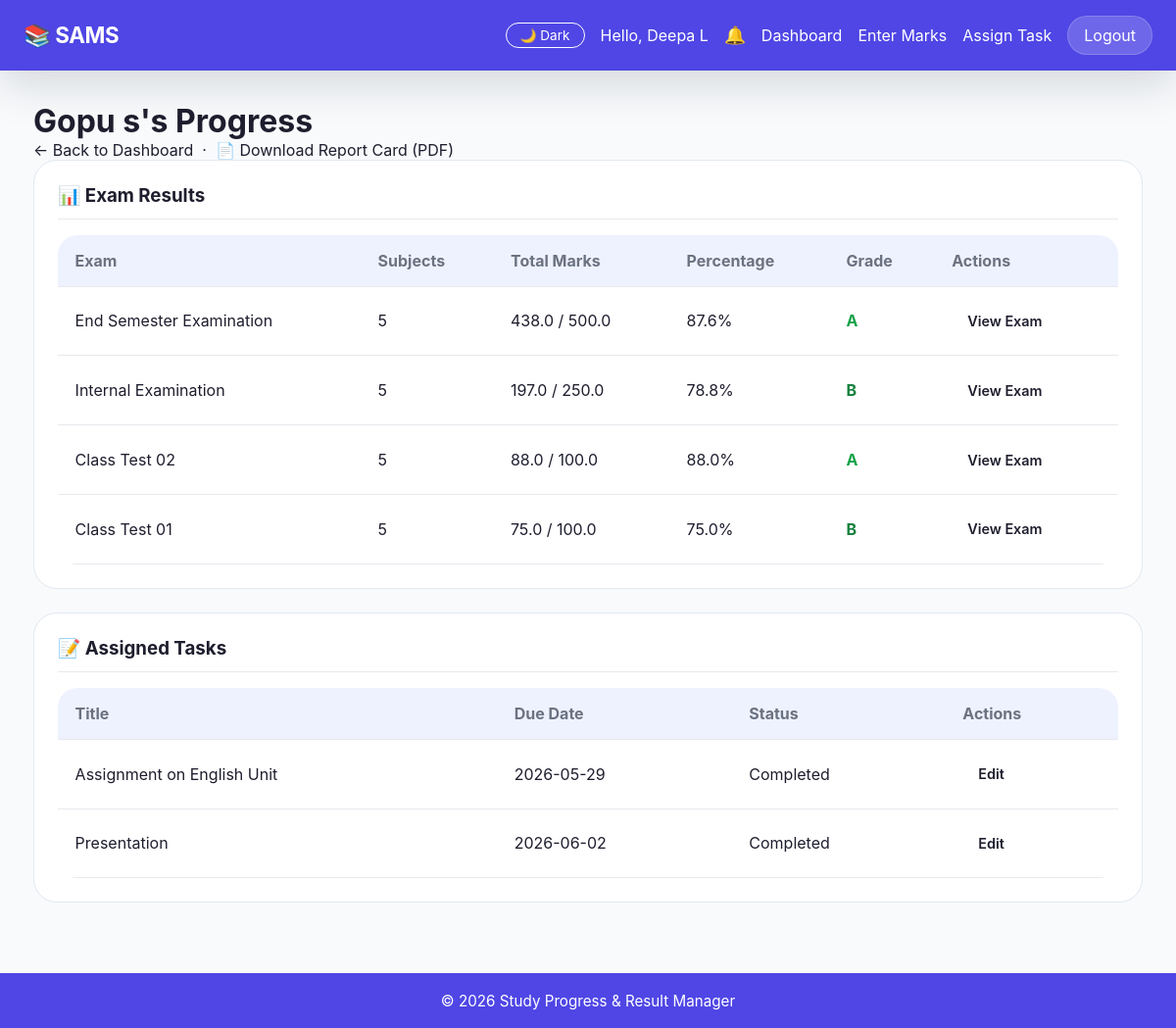
Screenshot of /teacher/student-progress/1 (signed in) with the database file from the repository.
### tables this page shows
CREATE TABLE "users" (
                id INTEGER PRIMARY KEY AUTOINCREMENT,
                username TEXT UNIQUE NOT NULL,
                password TEXT NOT NULL,
                role TEXT NOT NULL CHECK(role IN ('teacher', 'student', 'admin')),
                full_name TEXT NOT NULL,
                status TEXT NOT NULL CHECK(status IN ('pending', 'active', 'blocked')) DEFAULT 'pending',
                department TEXT,
                created_at TIMESTAMP DEFAULT CURRENT_TIMESTAMP
            , theme VARCHAR(10) DEFAULT 'light');

CREATE TABLE tasks (
            id INTEGER PRIMARY KEY AUTOINCREMENT,
            student_id INTEGER NOT NULL,
            teacher_id INTEGER NOT NULL,
            title TEXT NOT NULL,
            description TEXT,
            due_date DATE,
            is_completed INTEGER DEFAULT 0,
            created_at TIMESTAMP DEFAULT CURRENT_TIMESTAMP,
            FOREIGN KEY (student_id) REFERENCES users(id),
            FOREIGN KEY (teacher_id) REFERENCES users(id)
        );

### app.py (the view)
@app.route('/teacher/student-progress/<int:student_id>')
@login_required
@teacher_required
def student_progress(student_id):
    conn = get_db_connection()
    student = conn.execute(
        'SELECT * FROM users WHERE id = ?', (student_id,)
    ).fetchone()
    if not student:
        flash('Student not found.', 'error')
        conn.close()
        return redirect(url_for('teacher_dashboard'))
    study_logs = conn.execute('''
        SELECT sl.*, s.name as subject_name
        FROM study_logs sl
        JOIN subjects s ON sl.subject_id = s.id
        WHERE sl.student_id = ?
        ORDER BY sl.study_date DESC
    ''', (student_id,)).fetchall()
    exam_rows = conn.execute('''
        SELECT m.exam_name,
               COUNT(*) AS subject_count,
               SUM(m.marks_obtained) AS total_obtained,
               SUM(m.max_marks) AS total_max,
               MAX(m.created_at) AS last_entered
        FROM marks m
        WHERE m.student_id = ?
        GROUP BY m.exam_name
        ORDER BY last_entered DESC
    ''', (student_id,)).fetchall()
    exam_list = []
    for exam in exam_rows:
        percentage = (exam['total_obtained'] / exam['total_max']) * 100 if exam['total_max'] else 0
        exam_list.append({
            'exam_name': exam['exam_name'],
            'subject_count': exam['subject_count'],
            'total_obtained': exam['total_obtained'],
            'total_max': exam['total_max'],
            'percentage': round(percentage, 2),
            'grade': calculate_grade(percentage),
            'last_entered': exam['last_entered']
        })
    tasks = conn.execute('''
        SELECT t.*, u.full_name as student_name
        FROM tasks t
        JOIN users u ON t.student_id = u.id
        WHERE t.student_id = ? AND t.teacher_id = ?
        ORDER BY t.is_completed ASC, t.due_date ASC
    ''', (student_id, session['user_id'])).fetchall()
    conn.close()
    return render_template('student_progress.html',
                         student=student,
                         exam_list=exam_list,
                         tasks=tasks,
                         show_full_progress=True)

### app.py (called while the page is built)
def login_required(f):
    @wraps(f)
    def decorated_function(*args, **kwargs):
        if 'user_id' not in session:
            flash('Please log in to access this page.', 'error')
            return redirect(url_for('login'))
        return f(*args, **kwargs)
    return decorated_function

def teacher_required(f):
    @wraps(f)
    def decorated_function(*args, **kwargs):
        if session.get('role') != 'teacher':
            flash('This page is for teachers only.', 'error')
            return redirect(url_for('home'))
        return f(*args, **kwargs)
    return decorated_function

@app.context_processor
def inject_current_user():
    return {'current_user': CurrentUser(session)}

def calculate_grade(percentage):
    if percentage >= 90:
        return 'A+'
    elif percentage >= 80:
        return 'A'
    elif percentage >= 70:
        return 'B'
    elif percentage >= 60:
        return 'C'
    elif percentage >= 50:
        return 'D'
    else:
        return 'F'

@app.context_processor
def inject_unread_notifications():
    count = 0
    if 'user_id' in session:
        try:
            conn = get_db_connection()
            row = conn.execute(
                'SELECT COUNT(*) AS c FROM notifications WHERE user_id = ? AND is_read = 0',
                (session['user_id'],)
            ).fetchone()
            conn.close()
            count = row['c'] if row else 0
        except Exception:
            count = 0
    return {'unread_count': count}

    @property
    def is_authenticated(self):
        return bool(self.id)

### database.py (called while the page is built)
def get_db_connection():
    conn = sqlite3.connect(DATABASE)
    conn.row_factory = sqlite3.Row  # This lets us access columns by name
    return conn

### templates/student_progress.html (shortened to what this page needs)
{% extends 'base.html' %}
{% block content %}
<h1>{{ student.full_name }}'s Progress</h1>
<p><a href="{{ url_for('teacher_dashboard') }}">&larr; Back to Dashboard</a>
   &nbsp;·&nbsp; <a href="{{ url_for('teacher_report_card', student_id=student.id) }}">📄 Download Report Card (PDF)</a></p>
{% if show_full_progress %}
<div class="card">
    <h3>📊 Exam Results</h3>
    {% if selected_exam %}
        <p>Showing results for <strong>{{ selected_exam }}</strong>.</p>
        {% if exam_results %}
            <table class="data-table">
                <thead>
                    <tr>
                        <th>Subject</th>
                        <th>Marks</th>
                        <th>Percentage</th>
                        <th>Grade</th>
                        <th>Edit</th>
                    </tr>
                </thead>
                <tbody>
                    {% for result in exam_results %}
                    <tr>
                        <td>{{ result.subject_name }}</td>
                        <td>{{ result.marks_obtained }} / {{ result.max_marks }}</td>
                        <td>{{ result.percentage }}%</td>
                        <td class="grade-{{ result.grade }}">{{ result.grade }}</td>
                        <td>
                            {% if result.can_edit %}
                                <a href="{{ url_for('edit_mark', mark_id=result.id) }}" class="btn btn-small">Edit</a>
                            {% endif %}
                        </td>
                    </tr>
                    {% endfor %}
                </tbody>
            </table>
            <p><a href="{{ url_for('student_progress', student_id=student.id) }}" class="btn btn-secondary">Back to exams</a></p>
        {% else %}
            <p class="empty-state">No results found for this exam.</p>
            <p><a href="{{ url_for('student_progress', student_id=student.id) }}" class="btn btn-secondary">Back to exams</a></p>
        {% endif %}
    {% else %}
        {% if exam_list %}
            <table class="data-table">
                <thead>
                    <tr>
                        <th>Exam</th>
                        <th>Subjects</th>
                        <th>Total Marks</th>
                        <th>Percentage</th>
                        <th>Grade</th>
                        <th>Actions</th>
                    </tr>
                </thead>
                <tbody>
                    {% for exam in exam_list %}
                    <tr>
                        <td>{{ exam.exam_name }}</td>
                        <td>{{ exam.subject_count }}</td>
                        <td>{{ exam.total_obtained }} / {{ exam.total_max }}</td>
                        <td>{{ exam.percentage }}%</td>
                        <td class="grade-{{ exam.grade }}">{{ exam.grade }}</td>
                        <td>
                            <a href="{{ url_for('student_progress_exam', student_id=student.id, exam_name=exam.exam_name) }}" class="btn btn-small">View Exam</a>
                        </td>
                    </tr>
                    {% endfor %}
                </tbody>
            </table>
        {% else %}
            <p class="empty-state">No exam results yet.</p>
        {% endif %}
    {% endif %}
</div>
{% if not selected_exam %}
<div class="card">
    <h3>📝 Assigned Tasks</h3>
    {% if tasks %}
        <table class="data-table">
            <thead>
                <tr>
                    <th>Title</th>
                    <th>Due Date</th>
                    <th>Status</th>
                    <th>Actions</th>
                </tr>
            </thead>
            <tbody>
                {% for task in tasks %}
                <tr>
                    <td>{{ task.title }}</td>
                    <td>{{ task.due_date or '-' }}</td>
                    <td>{{ 'Completed' if task.is_completed else 'Pending' }}</td>
                    <td>
                        <a href="{{ url_for('edit_task', task_id=task.id) }}" class="btn btn-small">Edit</a>
                    </td>
                </tr>
                {% endfor %}
            </tbody>
        </table>
    {% else %}
        <p class="empty-state">No tasks assigned by you yet.</p>
    {% endif %}
</div>
{% endif %}
{% endif %}
{% endblock %}

### static/style.css (style rules this page uses)
* { margin: 0; padding: 0; box-sizing: border-box; }
:root { --bg: #f8fafc; --card-bg: #ffffff; --text: #1e1e2e; --text-muted: #6b7280; --border: #e2e8f0; --primary: #4f46e5; --primary-light: #eef2ff; --navbar-bg: #4f46e5; --navbar-text: #ffffff; --input-bg: #ffffff; --input-border: #d1d5db; --table-header-bg: #eef2ff; --table-row-hover: #f1f5f9; --shadow: rgba(0, 0, 0, 0.08); --flash-success-bg: #dcfce7; --flash-success-text: #166534; --flash-success-border: #d1fae5; --flash-danger-bg: #fee2e2; --flash-danger-text: #991b1b; --flash-danger-border: #fecaca; --flash-info-bg: #dbeafe; --flash-info-text: #1e40af; --flash-warning-bg: #fef9c3; --flash-warning-text: #854d0e; --badge-pass-bg: #dcfce7; --badge-pass-text: #166534; --badge-fail-bg: #fee2e2; --badge-fail-text: #991b1b; --progress-bg: #e2e8f0; --progress-fill: #4f46e5; --streak-color: #4f46e5; --auth-brand-bg: #4f46e5; --auth-brand-text: #ffffff; --row-gold: #fef9c3; --danger: #ef4444; --row-silver: #f1f5f9; --row-bronze: #ffedd5; --surface: var(--card-bg); --surface-alt: #f8fafc; --secondary: #475569; --surface-border: rgba(229, 231, 235, 0.9); --navbar-border: rgba(255, 255, 255, 0.18); --focus-ring: rgba(99, 102, 241, 0.12); --grade-a: #16a34a; --grade-b: #15803d; --grade-c: #d97706; --grade-d: #ea580c; }
body, .card, .navbar, input, select, textarea, table, .btn, .flash, .badge { transition: background-color 0.3s ease, color 0.3s ease, border-color 0.3s ease; }
body { font-family: 'Inter', system-ui, -apple-system, BlinkMacSystemFont, 'Segoe UI', sans-serif; background: linear-gradient(180deg, var(--bg) 0%, var(--surface-alt) 100%); color: var(--text); min-height: 100vh; display: flex; flex-direction: column; }
a { color: inherit; text-decoration: none; }
.btn { display: inline-flex; align-items: center; justify-content: center; padding: 0.9rem 1.6rem; border-radius: 999px; font-weight: 600; border: none; cursor: pointer; transition: transform 0.22s ease, box-shadow 0.22s ease, background-color 0.22s ease; }
.btn-small { padding: 0.65rem 1rem; font-size: 0.9rem; }
.card { background: var(--surface); padding: 1.5rem; border-radius: 24px; margin-bottom: 1.5rem; box-shadow: var(--shadow); border: 1px solid var(--border); }
.card h3 { margin-bottom: 1rem; color: var(--text); border-bottom: 1px solid var(--surface-border); padding-bottom: 0.75rem; }
.data-table { width: 100%; border-collapse: collapse; background: var(--surface); border-radius: 20px; overflow: hidden; box-shadow: var(--shadow); }
.data-table th, .data-table td { padding: 1rem 1.1rem; text-align: left; border-bottom: 1px solid var(--surface-border); }
.data-table th { background: var(--table-header-bg); font-weight: 700; color: var(--text-muted); }
.grade-A\+, .grade-A { color: var(--grade-a); font-weight: 700; }
.grade-B { color: var(--grade-b); font-weight: 700; }

### rows the page displays
users: full_name "Gopu s"
tasks: title "Assignment on English Unit", due_date "2026-05-29", is_completed "Completed"
tasks: title "Presentation", due_date "2026-06-02", is_completed "Completed"

### other values shown
{{ session.get('full_name') }} "Deepa L"
{{ exam.exam_name }} "End Semester Examination" "Internal Examination" "Class Test 02" "Class Test 01"
{{ exam.subject_count }} "5" "5" "5" "5"
{{ exam.total_obtained }} "438.0" "197.0" "88.0" "75.0"
{{ exam.total_max }} "500.0" "250.0" "100.0" "100.0"
{{ exam.percentage }} "87.6" "78.8" "88.0" "75.0"
{{ exam.grade }} "A" "B" "A" "B"
